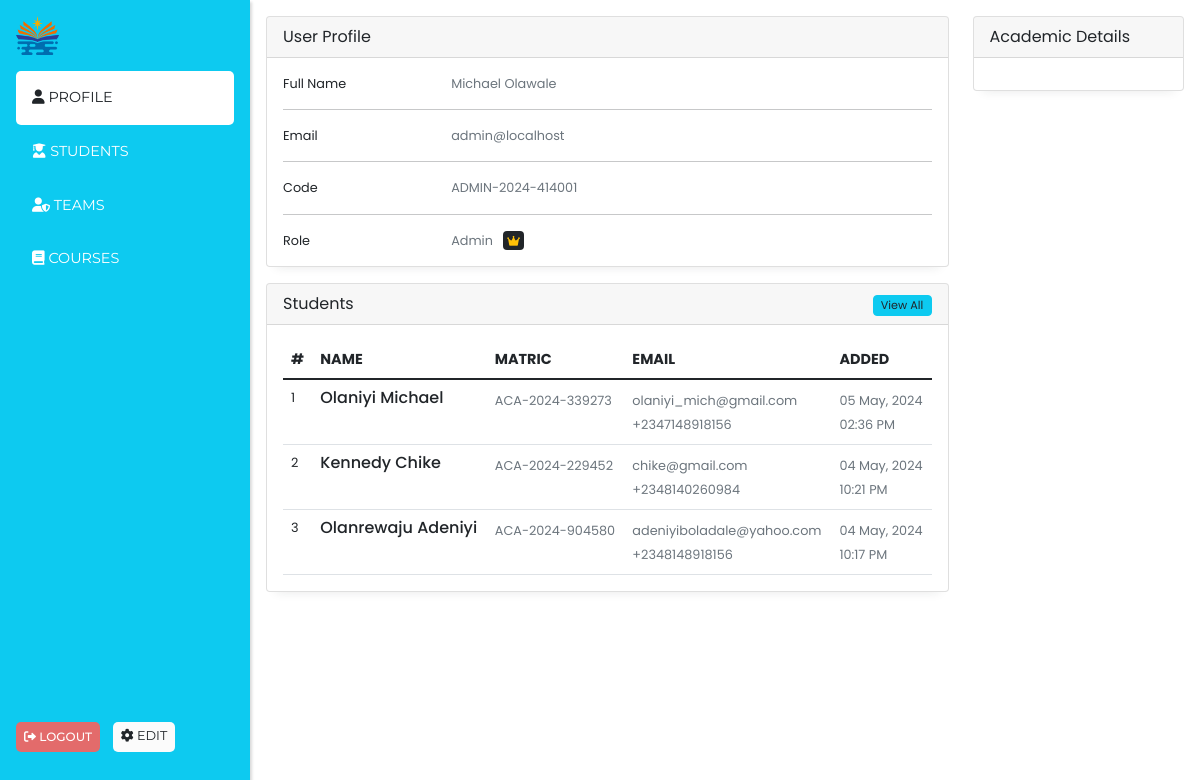
The app's page /admin_dashboard (signed in) with its own data.
### models/admin.py (models this page shows, shortened)
class Admin(db.Model, UserMixin):
    __tablename__ = "admin"
    id = db.Column(db.String(50), default=hexid, primary_key=True, index=True)
    first_name = db.Column(db.String(50), nullable=False)
    last_name = db.Column(db.String(50), nullable=False)
    active = db.Column(db.Boolean, default=True)
    adm_id = db.Column(
        db.String(50), unique=True, nullable=False, default=generate_admin_id
    )
    email = db.Column(db.String(120), unique=True, nullable=False)
    is_superadmin = db.Column(db.Boolean, default=False)
    phone_number = db.Column(db.String(50), nullable=True)
    role_id = db.Column(db.String(50), db.ForeignKey("role.id"), nullable=False)
    password = db.Column(db.Text, nullable=False)
    date_created = db.Column(db.DateTime, default=datetime.now)
    courses = db.relationship(
        "Course", cascade="all, delete", backref="lecturer", lazy=True
    )

class Role(db.Model):
    __tablename__ = "role"
    id = db.Column(db.String(50), default=hexid, primary_key=True, index=True)
    name = db.Column(db.String(255))
    admin = db.relationship("Admin", backref="role", cascade="all, delete", lazy=True)

### models/students.py (models this page shows, shortened)
class Student(db.Model, UserMixin):
    __tablename__ = "students"
    id = db.Column(db.String(50), default=hexid, primary_key=True, index=True)
    first_name = db.Column(db.String(80), nullable=False)
    last_name = db.Column(db.String(80), nullable=False)
    email = db.Column(db.String(120), unique=True, nullable=False)
    phone = db.Column(db.String(20), nullable=False)
    active = db.Column(db.Boolean, default=True)
    stud_id = db.Column(
        db.String(50),
        unique=True,
        nullable=False,
        default=code_generator(f"ACA-{datetime.now().year}-"),
    )
    gpa = db.Column(db.Float, nullable=False, default=0.00)
    password = db.Column(
        db.Text, nullable=False, default=student_default_password("academia")
    )
    changed_password = db.Column(db.Boolean, nullable=False, default=False)
    created_at = db.Column(db.DateTime, nullable=False, default=datetime.utcnow)
    registered_courses = db.relationship(
        "CourseRegistered", cascade="all, delete", backref="student", lazy=True
    )

### endpoints/admin.py (the view)
@admin.route("/admin_dashboard", methods=["GET"])
@login_required
@admin_required
def admin_dashboard():
    alert = session.pop("alert", None)
    bg_color = session.pop("bg_color", None)
    students = get_recent_students()
    return render_template(
        "admin_templates/home.html",
        alert=alert,
        bg_color=bg_color,
        admin_dashboard=True,
        students=students,
    )

### app_config.py (called while the page is built)
def create_app(config=config_object["development"]):
    app = Flask(__name__)
    app.config.from_object(config)
    cors.init_app(app)
    login_manager.init_app(app)
    db.init_app(app)
    migrate.init_app(app, db)
    @login_manager.user_loader
    def load_user(user_id):
        logged_user = Admin.query.get(user_id)
        if not logged_user:
            logged_user = Student.query.get(user_id)
        return logged_user
    @login_manager.unauthorized_handler
    def unauthorized():
        session["alert"] = "Please login to access this page"
        session["bg_color"] = "danger"
        return redirect(url_for("school.login"))
    @app.errorhandler(404)
    def page_not_found(e):
        return render_template("404.html")
    app.register_blueprint(admin_blueprint)
    app.register_blueprint(school_blueprint)
    app.register_blueprint(student_blueprint)
    return app

### models/students.py (called while the page is built)
def get_recent_students():
    students = Student.query.order_by(desc(Student.created_at)).limit(5).all()
    return [
        {
            "id": student.id,
            "first_name": student.first_name,
            "last_name": student.last_name,
            "email": student.email,
            "phone": student.phone,
            "stud_id": student.stud_id,
            "date": student.created_at.strftime("%d %b, %Y"),
            "time": student.created_at.strftime("%I:%M %p"),
        }
        for student in students
    ]

### templates/admin_templates/home.html (shortened to what this page needs)
{% extends 'admin_templates/admin_layout.html' %}
{% block content %}
<div class="row">
    <div class="col-md-9">
        <div class="card">
            <div class="card-header">
                User Profile
            </div>
            <div class="card-body">
                <div class="row">
                    <div class="col-sm-3">
                      <p class="mb-0">Full Name</p>
                    </div>
                    <div class="col-sm-9">
                      <p class="text-muted mb-0">{{current_user.last_name}} {{current_user.first_name}}</p>
                    </div>
                  </div>
                  <hr>
                  <div class="row">
                    <div class="col-sm-3">
                      <p class="mb-0">Email</p>
                    </div>
                    <div class="col-sm-9">
                      <p class="text-muted mb-0">{{current_user.email}}</p>
                    </div>
                  </div>
                  <hr>
                  <div class="row">
                    <div class="col-sm-3">
                      <p class="mb-0">Code</p>
                    </div>
                    <div class="col-sm-9">
                      <p class="text-muted mb-0">{{current_user.adm_id}}</p>
                    </div>
                  </div>
                  <hr>
                  <div class="row">
                    <div class="col-sm-3">
                      <p class="mb-0">Role</p>
                    </div>
                    <div class="col-sm-9">
                      <p class="text-muted mb-0">{{current_user.role.name.title()}} {% if current_user.is_superadmin %} &nbsp; <i class="fas fa-crown text-warning bg-dark p-1 rounded" style="font-size: .7rem;"></i> {% endif %} </p>
                    </div>
                  </div>
            </div>
        </div>
    </div>
    <div class="col-md-3 d-none d-md-block">
        <div class="card">
            <div class="card-header">
                Academic Details
            </div>
            <div class="card-body">
            </div>
        </div>
    </div>
</div>
<div class="row mt-3">
    <div class="col-md-9">
        <div class="card">
            <div class="card-header">
                <span>Students</span>
                <span class="float-end">
                    <a href="{{url_for('admin.student_quarters')}}" class="btn btn-info text-dark badge fw-normal shadow-none" style="font-size: .7rem;">View All</a>
                </span>
            </div>
            <div class="card-body">
                <div class="row">
                    <div class="col-md-12">
                        <div class="table-responsive">
                            <table class="table no-wrap user-table mb-0">
                                <thead>
                                    <tr>
                                        <th scope="col" class="border-0 text-uppercase font-medium pl-4" style="font-size: .9rem;">#</th>
                                        <th scope="col" class="border-0 text-uppercase font-medium" style="font-size: .9rem;">Name</th>
                                        <th scope="col" class="border-0 text-uppercase font-medium" style="font-size: .9rem;">Matric</th>
                                        <th scope="col" class="border-0 text-uppercase font-medium" style="font-size: .9rem;">Email</th>
                                        <th scope="col" class="border-0 text-uppercase font-medium" style="font-size: .9rem;">Added</th>
                                    </tr>
                                </thead>
                                <tbody>
                                    {% for student in students %}
                                    <tr>
                                        <td class="pl-4" style="font-size: .8rem;">{{loop.index}}</td>
                                        <td>
                                            <h5 class="font-medium mb-0" style="font-size: 1rem;">{{student.last_name}} {{student.first_name}}</h5>
                                        </td>
                                        <td>
                                            <span class="text-muted" style="font-size: .8rem;">{{student.stud_id}}</span>
                                        </td>
                                        <td>
                                            <span class="text-muted" style="font-size: .8rem;">{{student.email}}</span><br>
                                            <span class="text-muted" style="font-size: .8rem;">{{student.phone}}</span>
                                        </td>
                                        <td>
                                            <span class="text-muted" style="font-size: .8rem;">{{student.date}}</span><br>
                                            <span class="text-muted" style="font-size: .8rem;">{{student.time}}</span>
                                        </td>
                                    </tr>
                                    {% endfor %}
                                </tbody>
                            </table>
                        </div>
                    </div>
                </div>
                </div>
            </div>
        </div>
    </div>
</div>
{% endblock content %}

### templates/admin_templates/admin_layout.html (style rules this page uses)
* { margin: 0; padding: 0; box-sizing: border-box; font-family: 'Poppins', sans-serif; }
a { text-decoration: none; color: white; }

### templates/admin_templates/home.html (style rules this page uses)
.card { box-shadow: rgba(33, 35, 38, 0.1) 0px 10px 10px -10px; }
.row p { font-size: .8rem; }

### records on screen
Admin: last_name "Michael", first_name "Olawale", email "admin@localhost", adm_id "ADMIN-2024-414001"
Role: role.name "Admin"
Student: last_name "Olaniyi", first_name "Michael", stud_id "ACA-2024-339273", email "olaniyi_mich@gmail.com", phone "+2347148918156", date "05 May, 2024", time "02:36 PM"
Student: last_name "Kennedy", first_name "Chike", stud_id "ACA-2024-229452", email "chike@gmail.com", phone "+2348140260984", date "04 May, 2024", time "10:21 PM"
Student: last_name "Olanrewaju", first_name "Adeniyi", stud_id "ACA-2024-904580", email "adeniyiboladale@yahoo.com", phone "+2348148918156", date "04 May, 2024", time "10:17 PM"
